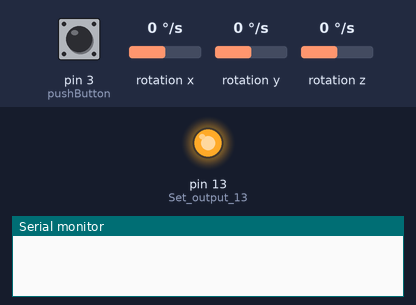
Simulated run of this sketch. Board: Arduino Pro Mini, built with avr-gcc and run on an emulated ATmega328P. On the bench: output pins drawn as LEDs (lit = HIGH), the last lines printed to the serial monitor. Wiring (inferred from the names in the program): MPU-9250 motion sensor at I2C address 0x68. The test bench sets the inputs (shaded band); at power-on: pin 3 (pushButton) HIGH, rotation x 0 °/s, rotation y 0 °/s, rotation z 0 °/s.

Above: at 0.1 s.
At 4.6 s:
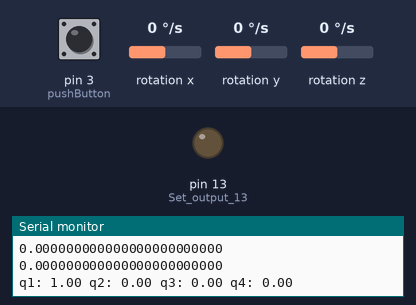
Timing chart, 0 to 6.1 s (numbered marks = the images above):
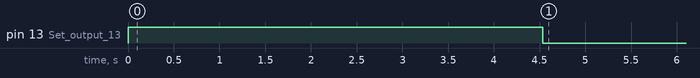

The sketch:

2daPruebaMPU-6050_IMU.ino
```cpp
///////////////////////////////////////////////////////////////////////////////////////
//Connections
///////////////////////////////////////////////////////////////////////////////////////
/*Power (5V) is provided to the Arduino pro mini by the FTDI programmer

Gyro - Arduino pro mini
VCC  -  5V
GND  -  GND
SDA  -  A4
SCL  -  A5

LCD  - Arduino pro mini
VCC  -  5V
GND  -  GND
SDA  -  A4
SCL  -  A5
*//////////////////////////////////////////////////////////////////////////////////////

#include <Wire.h>

//Declaring some global variables
int gyro_x, gyro_y, gyro_z;
float q1=1.0, q2=0.0, q3=0.0, q4=0.0;
float q1_buffer, q2_buffer, q3_buffer, q4_buffer;
long acc_x, acc_y, acc_z, acc_total_vector;
int temperature;
float gyro_x_cal = 0, gyro_y_cal = 0, gyro_z_cal = 0;
long gyro_imu_x_cal = 0, gyro_imu_y_cal = 0, gyro_imu_z_cal = 0;
long loop_timer, serial_timer;
int loop_time_max, loop_time_min, loop_time;
int serial_loop_counter = 0;
float angle_pitch, angle_roll, angle_yaw;
boolean set_gyro_angles;
float angle_roll_acc, angle_pitch_acc, angle_yaw_acc;
float angle_pitch_output, angle_roll_output, angle_yaw_output;
float angle_pitch_buffer, angle_roll_buffer, angle_yaw_buffer;

char MPU9250_ADDRESS    = 0x68;
char AK8963_ADDRESS     = 0x0C;
char XG_OFFSET_H        = 0x13;       //6 Bytes: XG_OFFSET_H, XG_OFFSET_L, YG_OFFSET_H, YG_OFFSET_L, ZG_OFFSET_H, ZG_OFFSET_L
char SMPLRT_DIV         = 0x19;
char CONFIG             = 0x1A;       //GYRO_LPF
char GYRO_CONFIG        = 0x1B;
char ACCEL_CONFIG       = 0x1C;
char ACCEL_CONFIG2      = 0x1d;
char FIFO_EN            = 0x23;
char I2C_MST_CTRL       = 0x24;
char I2C_SLV0_ADDR      = 0x25;
char I2C_SLV0_REG       = 0x26;
char I2C_SLV0_CTRL      = 0x27;
char INT_PIN_CFG        = 0x37;
char INT_ENABLE         = 0x38;
char INT_STATUS         = 0x3A;
char ACCEL_XOUT_H       = 0x3B;       //6 Bytes: ACCEL_XOUT_H, ACCEL_XOUT_L, ACCEL_YOUT_H, ACCEL_YOUT_L, ACCEL_ZOUT_H, ACCEL_ZOUT_L
char TEMP_OUT_H         = 0x41;       //2 Bytes: TEMP_OUT_H, TEMP_OUT_L
char GYRO_XOUT_H        = 0x43;       //6 Bytes: GYRO_XOUT_H, GYRO_XOUT_L, GYRO_YOUT_H, GYRO_YOUT_L, GYRO_ZOUT_H, GYRO_ZOUT_L
char EXT_SENS_DATA_00   = 0x49;
char I2C_SLV0_DO        = 0x63;
char I2C_MST_DELAY_CTRL = 0X67;
char SIGNAL_PATH_RESET  = 0x68;
char USER_CTRL          = 0x6A;
char PWR_MGMT_1         = 0x6B;
char PWR_MGMT_2         = 0x6C;
char FIFO_COUNTH        = 0x72;       //2 Bytes: FIFO_COUNTH, FIFO_COUNTL
char FIFO_R_W           = 0x74;
char WHO_AM_I_MPU9250   = 0x75;

char WHO_AM_I_AK8963    = 0x00;
char AK8963_XOUT_L      = 0x03;       //6 Bytes: HXL, HXH, HYH, HZL, HZH
char AK8963_CNTL        = 0x0A;
char AK8963_CNTL2       = 0x0B;
char AK8963_ASAX        = 0x10;       //3 Bytes: ASAX, ASAY, ASAZ

char MPU9250_SAMPLERATE_MIN = 5;      // samples per second is the lowest
char MPU9250_SAMPLERATE_MAX = 32000;  //  samples per second is the absolute maximum

char MPU9250_COMPASSRATE_MIN = 1;     // samples per second is the lowest
char MPU9250_COMPASSRATE_MAX = 100;   // samples per second is maximum

int retardo = 2000;                   //tiempo en uSeg que demora el bucle principal.
int retardo_serial = 100;             //tiempo en mSeg que demora para enviar una cadena de informacion por serie.
int FS_SEL;
int pushButton = 3;
float gyro_scale_factor_X_delta_T;
float gyro_scale_factor_X_delta_T_to_rad;
float delta_t;
int first_cal_n = 100;
int second_cal_n = 2000;

void setup() {
  Wire.begin();                                                        //Start I2C as master
  Wire.setClock(500000);                                               //500kHz

  Serial.begin(115200);                                                //Use only for debugging
  pinMode(13, OUTPUT);                                                 //Set output 13 (LED) as output
  pinMode(pushButton, INPUT_PULLUP);

  digitalWrite(13, HIGH);                                              //Set digital output 13 high to indicate startup

  setup_mpu_6050_registers();                                          //Setup the registers of the MPU-6050 (500dfs / +/-8g) and start the gyro

  calibrate_mpu_6050();

  angle_pitch = 0;                                                     //Set the gyro angle equal to the accelerometer pitch angle
  angle_roll = 0;
  angle_yaw = 0;

  loop_timer = micros();                                               //Reset the loop timer
  serial_timer = millis();
  serial_loop_counter = 0;
  digitalWrite(13, LOW);                                               //All done, turn the LED off
}

void loop(){
  //read_mpu_6050_data();                                              //Read the raw acc and gyro data from the MPU-6050
  read_mpu_6050_gyro();                                                //Read the raw gyro data from the MPU-6050

  gyro_x -= gyro_x_cal;                                                //Subtract the offset calibration value from the raw gyro_x value
  gyro_y -= gyro_y_cal;                                                //Subtract the offset calibration value from the raw gyro_y value
  gyro_z -= gyro_z_cal;                                                //Subtract the offset calibration value from the raw gyro_z value

  //Gyro angle calculations

  angle_pitch += gyro_x * gyro_scale_factor_X_delta_T;                 //Calculate the traveled pitch angle and add this to the angle_pitch variable
  angle_roll  += gyro_y * gyro_scale_factor_X_delta_T;
  angle_yaw   += gyro_z * gyro_scale_factor_X_delta_T;

  //angle_pitch += angle_roll * sin(gyro_z * gyro_scale_factor_X_delta_T_to_rad);               //If the IMU has yawed transfer the roll angle to the pitch angel
  //angle_roll -= angle_pitch * sin(gyro_z * gyro_scale_factor_X_delta_T_to_rad);               //If the IMU has yawed transfer the pitch angle to the roll angel

  update_quaternion();

  if(digitalRead(pushButton) == false){
    angle_pitch = 0;                                      //Set the gyro angle equal to 0
    angle_roll = 0;
    angle_yaw = 0;
  }

  //To dampen the pitch and roll angles a complementary filter is used
  angle_pitch_output = angle_pitch_output * 0.9 + angle_pitch * 0.1;   //Take 90% of the output pitch value and add 10% of the raw pitch value
  angle_roll_output = angle_roll_output * 0.9 + angle_roll * 0.1;      //Take 90% of the output roll value and add 10% of the raw roll value
  angle_yaw_output = angle_yaw_output * 0.9 + angle_yaw * 0.1;      //Take 90% of the output roll value and add 10% of the raw roll value

  write_serial();

  loop_time = micros() - loop_timer;
  if(loop_time > loop_time_max) loop_time_max = loop_time;
  if(loop_time < loop_time_min) loop_time_min = loop_time;

  while(micros() - loop_timer < retardo);                              //Wait until the loop_timer reaches retardous before starting the next loop
  loop_timer = micros();                                               //Reset the loop timer
}

void update_quaternion(){
  float Q1=q1 ,Q2=q2 ,Q3=q3, Q4=q4;
  float qDot1=q1, qDot2=q2, qDot3=q3, qDot4=q4;
  qDot1 = (-Q2 * gyro_x - Q3 * gyro_y - Q4 * gyro_z);
  qDot2 = ( Q1 * gyro_x + Q3 * gyro_z - Q4 * gyro_y);
  qDot3 = ( Q1 * gyro_y - Q2 * gyro_z + Q4 * gyro_x);
  qDot4 = ( Q1 * gyro_z + Q2 * gyro_y - Q3 * gyro_x);

  Q1 += qDot1 * gyro_scale_factor_X_delta_T;
  Q2 += qDot2 * gyro_scale_factor_X_delta_T;
  Q3 += qDot3 * gyro_scale_factor_X_delta_T;
  Q4 += qDot4 * gyro_scale_factor_X_delta_T;
  float norm = sqrt(pow(Q1,2) + pow(Q2,2) + pow(Q3,2) + pow(Q4,2));
  q1= Q1 / norm;
  q2= Q2 / norm;
  q3= Q3 / norm;
  q4= Q4 / norm;

  }

void write_serial(){                                                      //Subroutine for writing the LCD
  //Writing multiple characters is taking to much time
  if (millis() - serial_timer > retardo_serial){
    serial_loop_counter = 0;                                              //Reset the counter after n microseg
    serial_timer = millis();
  }
  switch (serial_loop_counter) {
    case 0:
    angle_pitch_buffer = angle_pitch_output;
    angle_roll_buffer = angle_roll_output;
    angle_yaw_buffer = angle_yaw_output;
    q1_buffer = q1;
    q2_buffer = q2;
    q3_buffer = q3;
    q4_buffer = q4;
    break;
    /*
    case 1:
    Serial.print("Pitch: ");
    break;

    case 2:
    Serial.print(angle_pitch_buffer,2);
    break;

    case 3:
    Serial.print(" Roll: ");
    break;

    case 4:
    Serial.print(angle_roll_buffer, 2);
    break;

    case 5:
    Serial.print(" Yaw: ");
    break;

    case 6:
    Serial.println(angle_yaw_buffer, 2);
    break;

    case 7:
    Serial.print(" Time_min: ");
    break;

    case 8:
    Serial.print(loop_time_min);
    loop_time_min = retardo;
    break;

    case 9:
    Serial.print(" Time_max: ");
    break;

    case 10:
    Serial.println(loop_time_max);
    loop_time_max = 0;
    break;
    */
    case 11:
    Serial.print("q1: ");
    break;

    case 12:
    Serial.print(q1_buffer,2);
    break;

    case 13:
    Serial.print(" q2: ");
    break;

    case 14:
    Serial.print(q2_buffer, 2);
    break;

    case 15:
    Serial.print(" q3: ");
    break;

    case 16:
    Serial.print(q3_buffer, 2);
    break;

    case 17:
    Serial.print(" q4: ");
    break;

    case 18:
    Serial.println(q4_buffer, 2);
    break;

    }
  serial_loop_counter ++;                                              //Increase the counter
}

void read_mpu_6050_data(){                                             //Subroutine for reading the raw gyro and accelerometer data
  Wire.beginTransmission(0x68);                                        //Start communicating with the MPU-6050
  Wire.write(0x3B);                                                    //Send the requested starting register
  Wire.endTransmission();                                              //End the transmission
  Wire.requestFrom(0x68,14);                                           //Request 14 bytes from the MPU-6050
  while(Wire.available() < 14);                                        //Wait until all the bytes are received
  acc_x = Wire.read()<<8|Wire.read();                                  //Add the low and high byte to the acc_x variable
  acc_y = Wire.read()<<8|Wire.read();                                  //Add the low and high byte to the acc_y variable
  acc_z = Wire.read()<<8|Wire.read();                                  //Add the low and high byte to the acc_z variable
  temperature = Wire.read()<<8|Wire.read();                            //Add the low and high byte to the temperature variable
  gyro_x = Wire.read()<<8|Wire.read();                                 //Add the low and high byte to the gyro_x variable
  gyro_y = Wire.read()<<8|Wire.read();                                 //Add the low and high byte to the gyro_y variable
  gyro_z = Wire.read()<<8|Wire.read();                                 //Add the low and high byte to the gyro_z variable

}

void read_mpu_6050_gyro(){                                             //Subroutine for reading the raw gyro and accelerometer data
  Wire.beginTransmission(0x68);                                        //Start communicating with the MPU-6050
  Wire.write(GYRO_XOUT_H);                                             //Send the requested starting register
  Wire.endTransmission();                                              //End the transmission
  Wire.requestFrom(0x68,6);                                            //Request 6 bytes from the MPU-6050
  while(Wire.available() < 6);                                         //Wait until all the bytes are received
  gyro_x = Wire.read()<<8|Wire.read();                                 //Add the low and high byte to the gyro_x variable
  gyro_y = Wire.read()<<8|Wire.read();                                 //Add the low and high byte to the gyro_y variable
  gyro_z = Wire.read()<<8|Wire.read();                                 //Add the low and high byte to the gyro_z variable
}

void calibrate_mpu_6050(){
  Serial.println("Calibrating gyro with N points. Do not move!");
  //''' Ver registro 27 Register Map '''
  Wire.beginTransmission(0x68);                                        //Start communicating with the MPU-6050
  Wire.write(0x1B);                                                    //Send the requested starting register
  Wire.endTransmission();                                              //End the transmission
  Wire.requestFrom(0x68,1);                                            //
  while(Wire.available() < 1);                                         //Wait until all the bytes are received
  FS_SEL = Wire.read()>>3;
  delta_t = retardo * pow(10,-6);
  /*
  FS_SEL Full Scale Range LSB Sensitivity
  0 ± 250 °/s 131 LSB/°/s
  1 ± 500 °/s 65.5 LSB/°/s
  2 ± 1000 °/s 32.8 LSB/°/s
  3 ± 2000 °/s 16.4 LSB/°/s
  */
  switch (FS_SEL){
    case 0:
      gyro_scale_factor_X_delta_T = delta_t / 131;
      break;
    case 1:
      gyro_scale_factor_X_delta_T = delta_t / 65.5;
      break;
    case 2:
      gyro_scale_factor_X_delta_T = delta_t / 32.8;
      break;
    case 3:
      gyro_scale_factor_X_delta_T = delta_t / 16.4;
      break;
    default:
      Serial.println("Error FS_SEL Read");
      break;
    }
  gyro_scale_factor_X_delta_T_to_rad = gyro_scale_factor_X_delta_T * DEG_TO_RAD;
  Serial.print("gyro_scale_factor_X_delta_T: "); Serial.println(gyro_scale_factor_X_delta_T,24);

  Wire.beginTransmission(0x68);                                        //Start communicating with the MPU-6050
  Wire.write(0x13); //
  Wire.write(0x00); //XG_OFFSET_H
  Wire.write(0x00); //XG_OFFSET_L
  Wire.write(0x00); //YG_OFFSET_H
  Wire.write(0x00); //YG_OFFSET_L
  Wire.write(0x00); //ZG_OFFSET_H
  Wire.write(0x00); //ZG_OFFSET_L
  Wire.endTransmission();                                              //End the transmission
  delay(100);
  loop_timer = micros();                                               //Reset the loop timer

  for (int cal_int = 0; cal_int < first_cal_n ; cal_int ++){                  //Run this code 2000 times
    read_mpu_6050_gyro();                                              //Read the raw acc and gyro data from the MPU-6050
    gyro_imu_x_cal += gyro_x;                                          //Add the gyro x-axis offset to the gyro_x_cal variable
    gyro_imu_y_cal += gyro_y;                                          //Add the gyro y-axis offset to the gyro_y_cal variable
    gyro_imu_z_cal += gyro_z;                                          //Add the gyro z-axis offset to the gyro_z_cal variable
    while(micros() - loop_timer < retardo);                            //Wait until the loop_timer reaches retardous (250Hz) before starting the next loop
    loop_timer = micros();                                             //Reset the loop timer
  }

  gyro_imu_x_cal /= first_cal_n*4/pow(2,FS_SEL);                              //Divide the gyro_x_cal variable by 2000 to get the avarage offset
  gyro_imu_y_cal /= first_cal_n*4/pow(2,FS_SEL);                              //Divide the gyro_y_cal variable by 2000 to get the avarage offset
  gyro_imu_z_cal /= first_cal_n*4/pow(2,FS_SEL);                              //Divide the gyro_z_cal variable by 2000 to get the avarage offset

  Serial.println("First Calibration");
  Serial.println(gyro_imu_x_cal);
  Serial.println(gyro_imu_y_cal);
  Serial.println(gyro_imu_z_cal);

  byte hx,lx,hy,ly,hz,lz;

  if (-32768 < int(gyro_imu_x_cal) < 3276){
      lx = int(-gyro_imu_x_cal) & 0x00ff;
      hx = int(-gyro_imu_x_cal) >> 8;
  }
  else{
      Serial.println("X Overflow");
  }
  if (-32768 < int(gyro_imu_y_cal) < 3276){
      ly = int(-gyro_imu_y_cal) & 0x00ff;
      hy = int(-gyro_imu_y_cal) >> 8;
  }
  else{
      Serial.println("Y Overflow");
  }
  if (-32768 < int(gyro_imu_z_cal) < 3276){
      lz = int(-gyro_imu_z_cal) & 0x00ff;
      hz = int(-gyro_imu_z_cal) >> 8;
  }
  else{
      Serial.println("Z Overflow");
  }

  Wire.beginTransmission(0x68);                                 //Start communicating with the MPU-6050
  Wire.write(0x13); //
  Wire.write(hx); //XG_OFFSET_H
  Wire.write(lx); //XG_OFFSET_L
  Wire.write(hy); //YG_OFFSET_H
  Wire.write(ly); //YG_OFFSET_L
  Wire.write(hz); //ZG_OFFSET_H
  Wire.write(lz); //ZG_OFFSET_L
  Wire.endTransmission();

  loop_timer = micros();                                               //Reset the loop timer
  for (int cal_int = 0; cal_int < 2000 ; cal_int ++){                  //Run this code 2000 times
    read_mpu_6050_gyro();                                              //Read the raw acc and gyro data from the MPU-6050
    gyro_x_cal += gyro_x;                                              //Add the gyro x-axis offset to the gyro_x_cal variable
    gyro_y_cal += gyro_y;                                              //Add the gyro y-axis offset to the gyro_y_cal variable
    gyro_z_cal += gyro_z;                                              //Add the gyro z-axis offset to the gyro_z_cal variable
    while(micros() - loop_timer < retardo);                            //Wait until the loop_timer reaches retardo us (250Hz) before starting the next loop
    loop_timer = micros();                                             //Reset the loop timer
  }
  gyro_x_cal /= 2000;                                                  //Divide the gyro_x_cal variable by 2000 to get the avarage offset
  gyro_y_cal /= 2000;                                                  //Divide the gyro_y_cal variable by 2000 to get the avarage offset
  gyro_z_cal /= 2000;                                                  //Divide the gyro_z_cal variable by 2000 to get the avarage offset

  Serial.println("Second Calibration");
  Serial.println(gyro_x_cal,24);
  Serial.println(gyro_y_cal,24);
  Serial.println(gyro_z_cal,24);
}

void setup_mpu_6050_registers(){
  //Reset the MPU-6050
  Wire.beginTransmission(MPU9250_ADDRESS);                             //Start communicating with the MPU-6050
  Wire.write(PWR_MGMT_1);                                              //Send the requested starting register
  Wire.write(0x80);                                                    //DEVICE_RESET
  Wire.endTransmission();                                              //End the transmission
  Wire.beginTransmission(MPU9250_ADDRESS);                             //Start communicating with the MPU-6050
  delay(100);
  Wire.write(SIGNAL_PATH_RESET);                                       //Send the requested starting register
  Wire.write(0x03);                                                    //Set the requested starting register
  Wire.endTransmission();                                              //End the transmission
  delay(100);

  Wire.beginTransmission(MPU9250_ADDRESS);                             //Start communicating with the MPU-6050
  Wire.write(PWR_MGMT_1);                                              //Send the requested starting register
  Wire.write(0x00);                                                    //0 Internal 8MHz oscillator
  Wire.endTransmission();                                              //End the transmission

  //  SAMPLE_RATE = 1kHz;  DLPF_CFG = 20 Hz
  Wire.beginTransmission(MPU9250_ADDRESS);                             //Start communicating with the MPU-6050
  Wire.write(SMPLRT_DIV);                                              //Send the requested starting register
  Wire.write(0x00);                                                    //SAMPLE_RATE=Internal_Sample_Rate / (1 + SMPLRT_DIV)
  Wire.endTransmission();                                              //End the transmission
  Wire.beginTransmission(MPU9250_ADDRESS);                             //Start communicating with the MPU-6050
  Wire.write(CONFIG);                                                  //Send the requested starting register
  Wire.write(0x04);                                                    //EXT_SYNC_SET 0 Input disabled + DLPF_CFG 20 Hz
  Wire.endTransmission();                                              //End the transmission

  Wire.beginTransmission(MPU9250_ADDRESS);                             //Start communicating with the MPU-6050
  Wire.write(INT_PIN_CFG);                                             //Send the requested starting register
  Wire.write(0x00);                                                    //
  Wire.endTransmission();                                              //End the transmission
  Wire.beginTransmission(MPU9250_ADDRESS);                             //Start communicating with the MPU-6050
  Wire.write(INT_ENABLE);                                              //Send the requested starting register
  Wire.write(0x01);                                                    //DATA_RDY_EN
  Wire.endTransmission();                                              //End the transmission

  Wire.beginTransmission(MPU9250_ADDRESS);                             //Start communicating with the MPU-6050
  Wire.write(FIFO_EN);                                                 //Send the requested starting register
  Wire.write(0x00);                                                    //Nadie escribe en la FIFO
  Wire.endTransmission();                                              //End the transmission

  //Configure the accelerometer (+/-8g)
  Wire.beginTransmission(MPU9250_ADDRESS);                             //Start communicating with the MPU-6050
  Wire.write(ACCEL_CONFIG);                                            //Send the requested starting register
  Wire.write(0x10);                                                    //Set the requested starting register
  Wire.endTransmission();                                              //End the transmission
  //Configure the gyro (2000dps full scale)
  Wire.beginTransmission(MPU9250_ADDRESS);                             //Start communicating with the MPU-6050
  Wire.write(GYRO_CONFIG);                                             //Send the requested starting register
  Wire.write(0x18);                                                    //Set the requested starting register
  Wire.endTransmission();                                              //End the transmission
}
```
